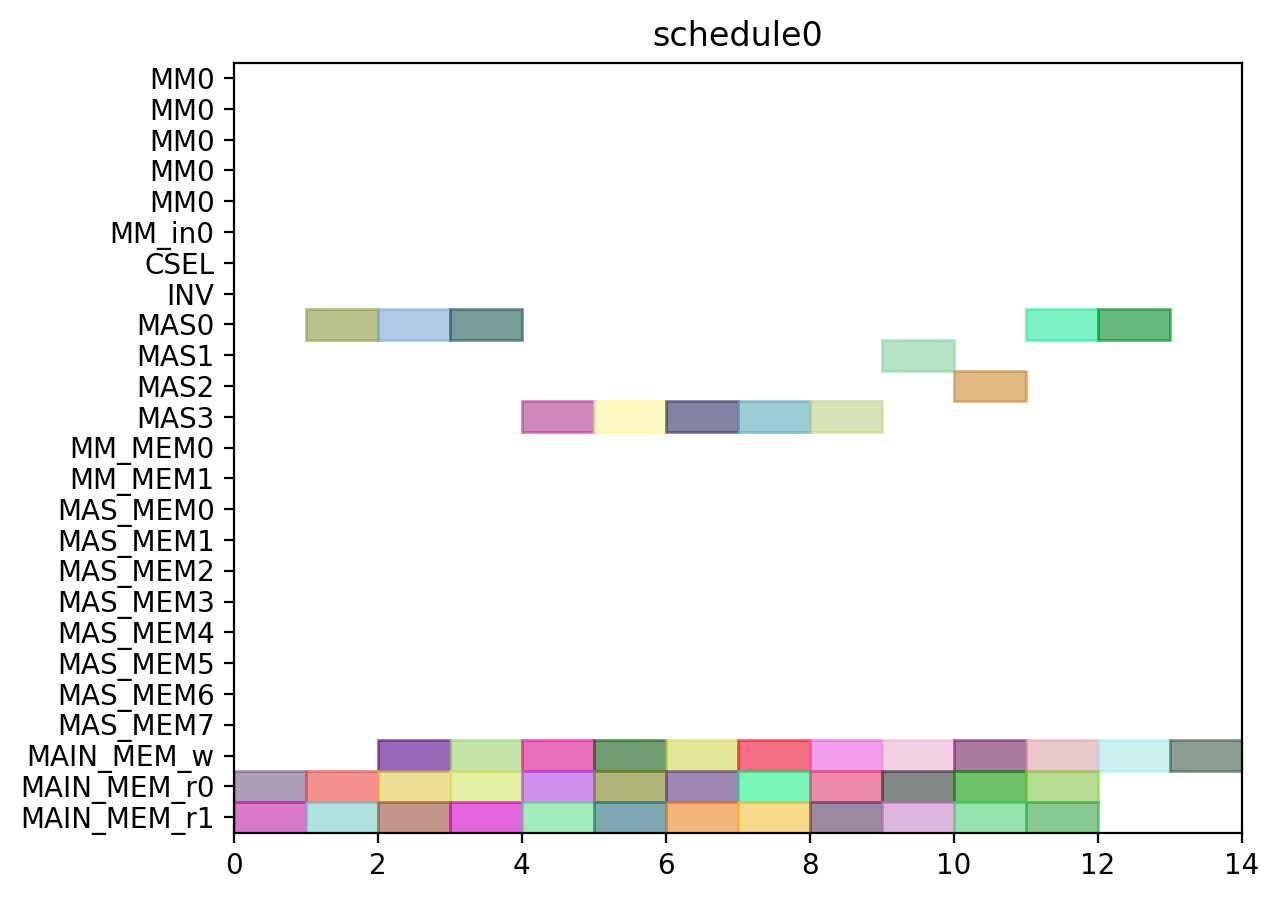

The script that drew this image:
from pyschedule import Scenario, solvers, plotters, alt


def solve():
	horizon = 90
	S = Scenario("schedule0", horizon=horizon)

	# resource
	MM = S.Resources('MM', num=1, size=5)
	MM_in = S.Resources('MM_in', num=1)
	CSEL = S.Resource('CSEL')
	INV = S.Resource('INV')
	MAS = S.Resources('MAS', num=4, size=1, periods=range(1, horizon))
	MM_MEM = S.Resources('MM_MEM', num=2)
	MAS_MEM = S.Resources('MAS_MEM', num=8)
	MAIN_MEM_w = S.Resource('MAIN_MEM_w', size=1)
	MAIN_MEM_r = S.Resources('MAIN_MEM_r', num=2)

	# result of previous scheduling

	# new tasks
	c000 = S.Task('c000', length=1, delay_cost=1)
	c000 += alt(MAS)

	S += 0<c000

	c000_w = S.Task('c000_w', length=1, delay_cost=1)
	c000_w += alt(MAIN_MEM_w)
	S += c000 <= c000_w

	c000_mem0 = S.Task('c000_mem0', length=1, delay_cost=1)
	c000_mem0 += MAIN_MEM_r[0]
	S += c000_mem0 <= c000

	c000_mem1 = S.Task('c000_mem1', length=1, delay_cost=1)
	c000_mem1 += MAIN_MEM_r[1]
	S += c000_mem1 <= c000

	c001 = S.Task('c001', length=1, delay_cost=1)
	c001 += alt(MAS)

	S += 0<c001

	c001_w = S.Task('c001_w', length=1, delay_cost=1)
	c001_w += alt(MAIN_MEM_w)
	S += c001 <= c001_w

	c001_mem0 = S.Task('c001_mem0', length=1, delay_cost=1)
	c001_mem0 += MAIN_MEM_r[0]
	S += c001_mem0 <= c001

	c001_mem1 = S.Task('c001_mem1', length=1, delay_cost=1)
	c001_mem1 += MAIN_MEM_r[1]
	S += c001_mem1 <= c001

	c010 = S.Task('c010', length=1, delay_cost=1)
	c010 += alt(MAS)

	S += 0<c010

	c010_w = S.Task('c010_w', length=1, delay_cost=1)
	c010_w += alt(MAIN_MEM_w)
	S += c010 <= c010_w

	c010_mem0 = S.Task('c010_mem0', length=1, delay_cost=1)
	c010_mem0 += MAIN_MEM_r[0]
	S += c010_mem0 <= c010

	c010_mem1 = S.Task('c010_mem1', length=1, delay_cost=1)
	c010_mem1 += MAIN_MEM_r[1]
	S += c010_mem1 <= c010

	c011 = S.Task('c011', length=1, delay_cost=1)
	c011 += alt(MAS)

	S += 0<c011

	c011_w = S.Task('c011_w', length=1, delay_cost=1)
	c011_w += alt(MAIN_MEM_w)
	S += c011 <= c011_w

	c011_mem0 = S.Task('c011_mem0', length=1, delay_cost=1)
	c011_mem0 += MAIN_MEM_r[0]
	S += c011_mem0 <= c011

	c011_mem1 = S.Task('c011_mem1', length=1, delay_cost=1)
	c011_mem1 += MAIN_MEM_r[1]
	S += c011_mem1 <= c011

	c100 = S.Task('c100', length=1, delay_cost=1)
	c100 += alt(MAS)

	S += 0<c100

	c100_w = S.Task('c100_w', length=1, delay_cost=1)
	c100_w += alt(MAIN_MEM_w)
	S += c100 <= c100_w

	c100_mem0 = S.Task('c100_mem0', length=1, delay_cost=1)
	c100_mem0 += MAIN_MEM_r[0]
	S += c100_mem0 <= c100

	c100_mem1 = S.Task('c100_mem1', length=1, delay_cost=1)
	c100_mem1 += MAIN_MEM_r[1]
	S += c100_mem1 <= c100

	c101 = S.Task('c101', length=1, delay_cost=1)
	c101 += alt(MAS)

	S += 0<c101

	c101_w = S.Task('c101_w', length=1, delay_cost=1)
	c101_w += alt(MAIN_MEM_w)
	S += c101 <= c101_w

	c101_mem0 = S.Task('c101_mem0', length=1, delay_cost=1)
	c101_mem0 += MAIN_MEM_r[0]
	S += c101_mem0 <= c101

	c101_mem1 = S.Task('c101_mem1', length=1, delay_cost=1)
	c101_mem1 += MAIN_MEM_r[1]
	S += c101_mem1 <= c101

	c110 = S.Task('c110', length=1, delay_cost=1)
	c110 += alt(MAS)

	S += 0<c110

	c110_w = S.Task('c110_w', length=1, delay_cost=1)
	c110_w += alt(MAIN_MEM_w)
	S += c110 <= c110_w

	c110_mem0 = S.Task('c110_mem0', length=1, delay_cost=1)
	c110_mem0 += MAIN_MEM_r[0]
	S += c110_mem0 <= c110

	c110_mem1 = S.Task('c110_mem1', length=1, delay_cost=1)
	c110_mem1 += MAIN_MEM_r[1]
	S += c110_mem1 <= c110

	c111 = S.Task('c111', length=1, delay_cost=1)
	c111 += alt(MAS)

	S += 0<c111

	c111_w = S.Task('c111_w', length=1, delay_cost=1)
	c111_w += alt(MAIN_MEM_w)
	S += c111 <= c111_w

	c111_mem0 = S.Task('c111_mem0', length=1, delay_cost=1)
	c111_mem0 += MAIN_MEM_r[0]
	S += c111_mem0 <= c111

	c111_mem1 = S.Task('c111_mem1', length=1, delay_cost=1)
	c111_mem1 += MAIN_MEM_r[1]
	S += c111_mem1 <= c111

	c200 = S.Task('c200', length=1, delay_cost=1)
	c200 += alt(MAS)

	S += 0<c200

	c200_w = S.Task('c200_w', length=1, delay_cost=1)
	c200_w += alt(MAIN_MEM_w)
	S += c200 <= c200_w

	c200_mem0 = S.Task('c200_mem0', length=1, delay_cost=1)
	c200_mem0 += MAIN_MEM_r[0]
	S += c200_mem0 <= c200

	c200_mem1 = S.Task('c200_mem1', length=1, delay_cost=1)
	c200_mem1 += MAIN_MEM_r[1]
	S += c200_mem1 <= c200

	c201 = S.Task('c201', length=1, delay_cost=1)
	c201 += alt(MAS)

	S += 0<c201

	c201_w = S.Task('c201_w', length=1, delay_cost=1)
	c201_w += alt(MAIN_MEM_w)
	S += c201 <= c201_w

	c201_mem0 = S.Task('c201_mem0', length=1, delay_cost=1)
	c201_mem0 += MAIN_MEM_r[0]
	S += c201_mem0 <= c201

	c201_mem1 = S.Task('c201_mem1', length=1, delay_cost=1)
	c201_mem1 += MAIN_MEM_r[1]
	S += c201_mem1 <= c201

	c210 = S.Task('c210', length=1, delay_cost=1)
	c210 += alt(MAS)

	S += 0<c210

	c210_w = S.Task('c210_w', length=1, delay_cost=1)
	c210_w += alt(MAIN_MEM_w)
	S += c210 <= c210_w

	c210_mem0 = S.Task('c210_mem0', length=1, delay_cost=1)
	c210_mem0 += MAIN_MEM_r[0]
	S += c210_mem0 <= c210

	c210_mem1 = S.Task('c210_mem1', length=1, delay_cost=1)
	c210_mem1 += MAIN_MEM_r[1]
	S += c210_mem1 <= c210

	c211 = S.Task('c211', length=1, delay_cost=1)
	c211 += alt(MAS)

	S += 0<c211

	c211_w = S.Task('c211_w', length=1, delay_cost=1)
	c211_w += alt(MAIN_MEM_w)
	S += c211 <= c211_w

	c211_mem0 = S.Task('c211_mem0', length=1, delay_cost=1)
	c211_mem0 += MAIN_MEM_r[0]
	S += c211_mem0 <= c211

	c211_mem1 = S.Task('c211_mem1', length=1, delay_cost=1)
	c211_mem1 += MAIN_MEM_r[1]
	S += c211_mem1 <= c211

	solvers.mip.solve(S,msg=1,ratio_gap=1.01)

	solution = [['hoge']*len(S.solution()[1]) for i in range(len(S.solution()))]
	for i in range(len(S.solution())):
		for j in range(len(S.solution()[i])):
			solution[i][j]=str(S.solution()[i][j])
	print(solution)

	cycles = int(solution[-1][3])

	pic_file_name = "/home/mfukuda/ABE/multiRAM_multiMAS_16mux/scheduling_result/stage5MM1_stage1MAS4/CONJ/schedule0.png"
	if(S.solution() != []):
		plotters.matplotlib.plot(S,img_filename=pic_file_name, show_task_labels=False, fig_size=(cycles*0.25+3, 5))

	return solution
